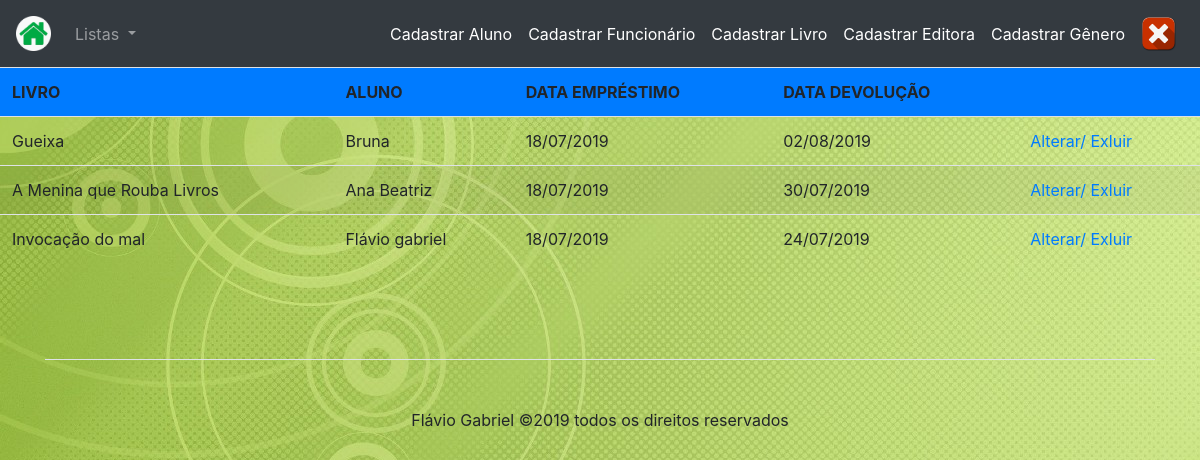
The app's page /listar_emprestimo.php (signed in) with its own data.
### tables this page shows
CREATE TABLE `emprestimo` (
  `id_emprestimo` int(11) NOT NULL AUTO_INCREMENT,
  `livro` varchar(200) DEFAULT NULL,
  `aluno` varchar(200) DEFAULT NULL,
  `dataEM` date DEFAULT NULL,
  `dataDEV` date DEFAULT NULL,
  PRIMARY KEY (`id_emprestimo`)
);

### listar_emprestimo.php (the view, shortened to what this page needs)
<!doctype html>
<html>
<head>
</head>
<body>
	<?php
		include("menu7.php");
		include("db.php");
	?>
	<?php $consulta = mysqli_query($conexao, "select * from emprestimo");?>
	<table class= "table table-striped">
	<tr class="bg-primary">
		<th>LIVRO</th>
		<th>ALUNO</th>
		<th>DATA EMPRÉSTIMO</th>
		<th>DATA DEVOLUÇÃO</th>
		<th></th>
	</tr>
	<?php
		while ($exibe = mysqli_fetch_assoc($consulta)) {
			$id =	$exibe ["id_emprestimo"];
			$livro = $exibe ["livro"];
			$aluno = $exibe ["aluno"];
			$dataEM = $exibe ["dataEM"];
			$dataDEV = $exibe ["dataDEV"];
	?>
	<tr>
		<td><?php echo $livro; ?></td>
		<td><?php echo $aluno; ?></td>
		<td><?php echo date('d/m/Y', strtotime($dataEM)) ?></td>
		<td><?php echo date('d/m/Y', strtotime($dataDEV)) ?></td>
		<td><a href="alt_emprestimo.php?id=<?php echo $id;?>"> Alterar/</a>
         	<a href="excluir_emprestimo.php?id=<?php echo $id;?>"> Exluir</a>
   		</td>
	</tr>
	<?php
		}
	?>
	</table>
	<footer class="footer-section">
     	<div class="container">
        	<div class="row pt-5 mt-5 text-center" id="foter">
        		<div class="col-md-12">
            		<div class="border-top pt-5">
            			<p id="final">
        					Flávio Gabriel &copy;<script>document.write(new Date().getFullYear());</script> todos os direitos reservados <i class="icon-heart" aria-hidden="true"></i><a href="https://colorlib.com" target="_blank" ></a>
      					</p>
            		</div>
         	 	</div>
       		</div>
      	</div>
    </footer>
</body>
</html>

### listar_emprestimo.php (style rules this page uses)
body { background-image: url("imagens-fundo/FUNDO-DE-SITE.jpg"); }

### records on screen
emprestimo: livro "Gueixa", aluno "Bruna", dataEM "18/07/2019", dataDEV "02/08/2019"
emprestimo: livro "A Menina que Rouba Livros", aluno "Ana Beatriz", dataEM "18/07/2019", dataDEV "30/07/2019"
emprestimo: livro "Invocação do mal", aluno "Flávio gabriel", dataEM "18/07/2019", dataDEV "24/07/2019"
